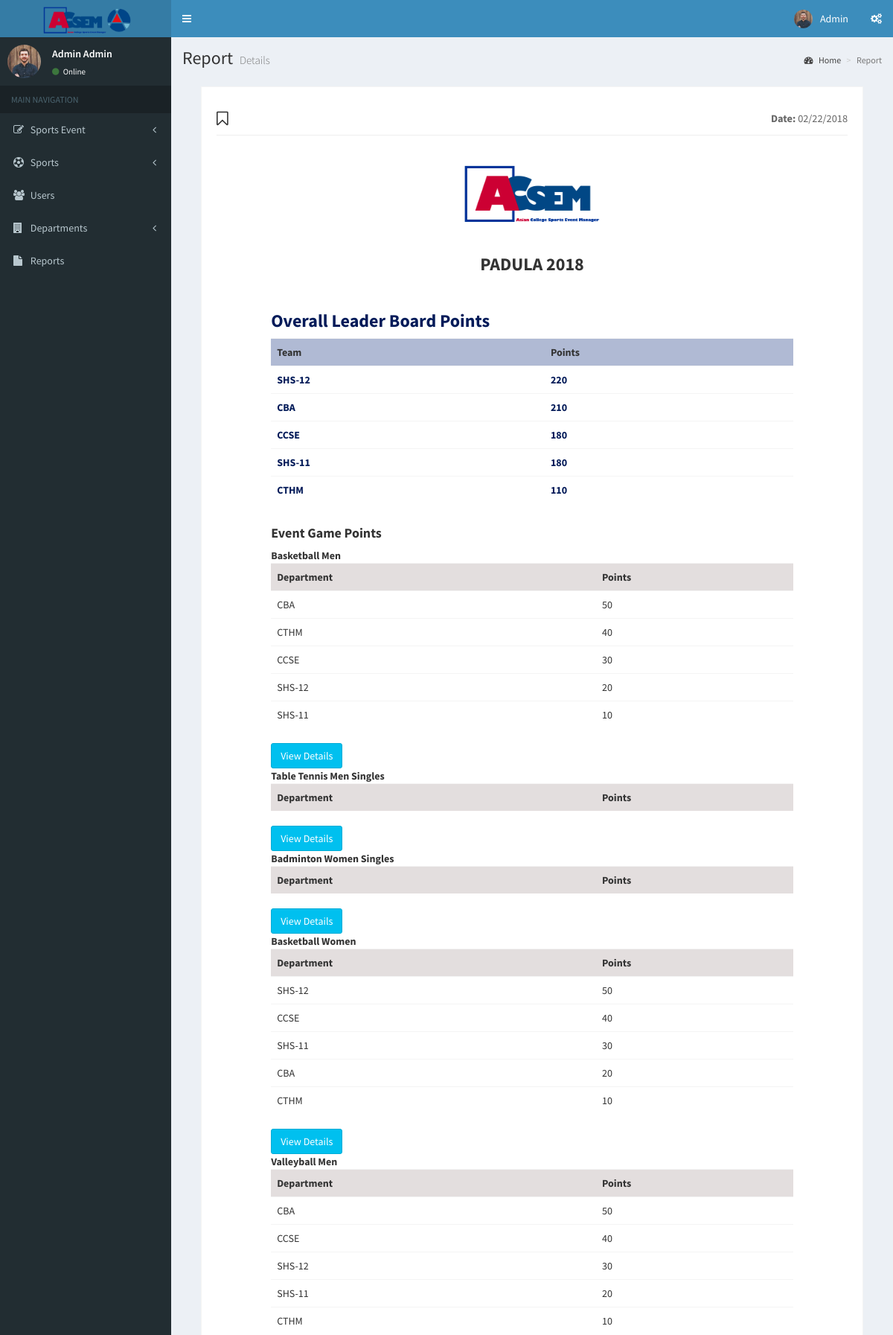
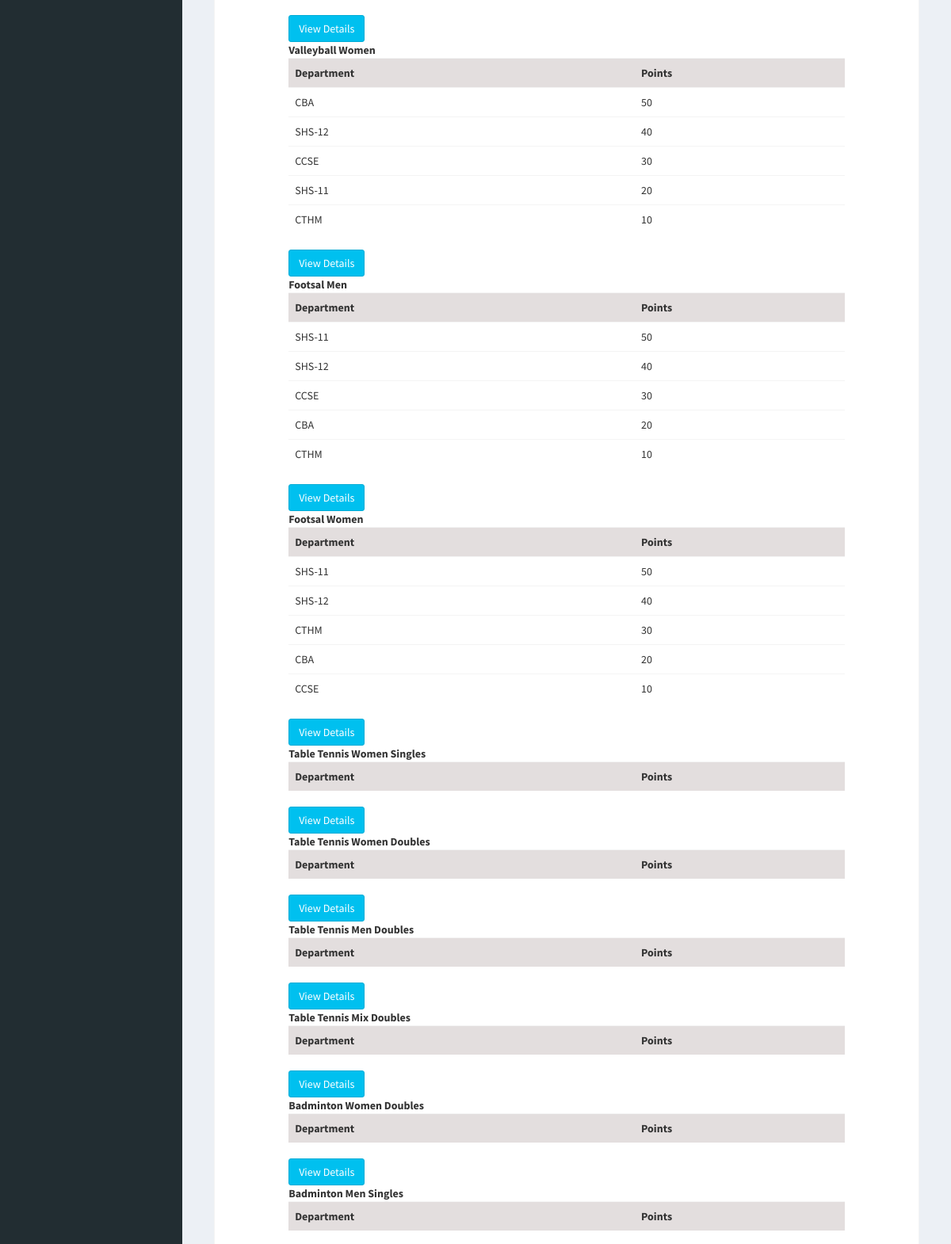
Screenshot of /ACSEM/pages/forms/ResultReport.php?id=1000-Event (signed in, upper part) with the database file from the repository (2 pictures, top to bottom).
### tables this page shows
CREATE TABLE `tbl_event` (
  `EventID` varchar(15) NOT NULL,
  `EventName` text NOT NULL,
  `EventDescription` text NOT NULL,
  `EventStart` text NOT NULL,
  `EventEnd` text NOT NULL,
  `Eventphoto` text NOT NULL
);

CREATE TABLE `tbl_sports` (
  `SportsID` varchar(15) NOT NULL,
  `SportsName` text NOT NULL,
  `SportsRules` text NOT NULL,
  `SportsCategory` text NOT NULL,
  `SportsType` text NOT NULL
);

CREATE TABLE `tbl_esports` (
  `EventID` varchar(15) NOT NULL,
  `SportsID` varchar(15) NOT NULL,
  `Elimination` text NOT NULL
);

CREATE TABLE `tbl_sportpoints` (
  `EventID` varchar(15) NOT NULL,
  `SportsID` varchar(15) NOT NULL,
  `Depcode` varchar(15) NOT NULL,
  `Points` int(15) NOT NULL
);

### ACSEM/conn/check2.php (called while the page is built, shortened)
<?php
  if(isset($_COOKIE['userid']) && $_COOKIE['userid'] != ''){
  $user = $_COOKIE['userid'];
  $user;
  }else if(isset($_SESSION['userid']) && $_SESSION['userid'] !=''){
  $user = $_SESSION['userid'];
  }else if(!isset($_COOKIE['userid']) && $_COOKIE['userid'] != ''){
      header("Location: ../../login.php");
  }else if(!isset($_SESSION['userid']) && $_SESSION['userid'] !=''){
      header("Location: ../../login.php");
  }
?>

### ACSEM/pages/forms/ResultReport.php (the view, shortened to what this page needs)
<?php
  include("../../conn/connection.php");
  include("../../conn/check2.php");
  $points = 0;
  $holder = 0;
  $finalpoints = array();
  $today = date("m/d/Y");
   $eventid = $_GET['id'];
  $query = "SELECT * FROM tbl_admin where AdminID = '$user'  " ;
  $result = mysqli_query($link, $query);
  while($row = mysqli_fetch_assoc($result))
       {
        $fname = $row['Afname'];
        $lname = $row ['Alname'];
        $Aphoto = $row['Aphoto'];
       }
  $query = "SELECT * FROM tbl_event WHERE EventID = '$eventid' ";
  $result = mysqli_query($link, $query);
    while($row = mysqli_fetch_assoc($result)){
          $eventname = $row['EventName'];
    }
?>
<!DOCTYPE html>
<html>
<head>
  <link rel="stylesheet" href="../../bootstrap/css/bootstrap.min.css">
  <link rel="stylesheet" href="https://cdnjs.cloudflare.com/ajax/libs/font-awesome/4.5.0/css/font-awesome.min.css">
  <link rel="stylesheet" href="https://cdnjs.cloudflare.com/ajax/libs/ionicons/2.0.1/css/ionicons.min.css">
  <link rel="stylesheet" href="../../plugins/daterangepicker/daterangepicker.css">
  <link rel="stylesheet" href="../../plugins/datepicker/datepicker3.css">
  <link rel="stylesheet" href="../../plugins/iCheck/all.css">
  <link rel="stylesheet" href="../../plugins/colorpicker/bootstrap-colorpicker.min.css">
  <link rel="stylesheet" href="../../plugins/timepicker/bootstrap-timepicker.min.css">
  <link rel="stylesheet" href="../../plugins/select2/select2.min.css">
  <link rel="stylesheet" href="../../dist/css/AdminLTE.min.css">
  <link rel="stylesheet" href="../../dist/css/skins/_all-skins.min.css">
</head>
<body class="hold-transition skin-blue sidebar-mini">
<div class="wrapper">
  <header class="main-header">
    <a href="../../starter.php" class="logo">
      <span class="logo-lg"><b><img src="../../images/Fiacsem.png" style="width:65%; height:5%;"></b></span>
    </a>
    <nav class="navbar navbar-static-top">
      <a href="#" class="sidebar-toggle" data-toggle="offcanvas" role="button">
      </a>
      <div class="navbar-custom-menu">
        <ul class="nav navbar-nav">
          <li class="dropdown user user-menu">
            <a href="#" class="dropdown-toggle" data-toggle="dropdown">
              <img src="upload/<?php echo $Aphoto; ?>" class="user-image" alt="User Image">
              <span class="hidden-xs"><?php echo $fname; ?></span>
            </a>
          </li>
          <li>
            <a href="#" data-toggle="control-sidebar"><i class="fa fa-gears"></i></a>
          </li>
        </ul>
      </div>
    </nav>
  </header>
  <aside class="main-sidebar">
    <section class="sidebar">
      <div class="user-panel">
        <div class="pull-left image">
         <img src="upload/<?php echo $Aphoto; ?>" class="img-circle" alt="User Image">
        </div>
        <div class="pull-left info">
          <p><?php echo $fname . " " . $lname ; ?></p>
          <a href="#"><i class="fa fa-circle text-success"></i> Online</a>
        </div>
      </div>
      <ul class="sidebar-menu">
        <li class="header">MAIN NAVIGATION</li>
        <li class="treeview">
          <a href="#"><i class="fa fa-edit"></i> <span>Sports Event</span>
            <span class="pull-right-container">
              <i class="fa fa-angle-left pull-right"></i>
            </span>
          </a>
        </li>
        <li class="treeview">
          <a href="#"><i class="fa fa-soccer-ball-o"></i> <span>Sports</span>
            <span class="pull-right-container">
              <i class="fa fa-angle-left pull-right"></i>
            </span>
          </a>
        </li>
        <li><a href="users.php"><i class="fa fa-users"></i> <span>Users</span></a></li>
        <li class="treeview">
          <a href="#"><i class="fa fa-building"></i> <span>Departments</span>
            <span class="pull-right-container">
              <i class="fa fa-angle-left pull-right"></i>
            </span>
          </a>
        </li>
        <li><a href="Report.php"><i class="fa fa-file"></i> <span>Reports</span></a></li>
      </ul>
    </section>
  </aside>
  <div class="content-wrapper">
    <section class="content-header">
      <h1>
        Report
        <small>Details</small>
      </h1>
      <ol class="breadcrumb">
        <li><a href="../../starter.html"><i class="fa fa-dashboard"></i> Home</a></li>
        <li class="active">Report</li>
      </ol>
    </section>
    <section class="content">
    <section class="invoice">
    <div class="row">
      <div class="col-xs-12">
        <h2 class="page-header">
          <i class="fa  fa-bookmark-o"></i>
          <small class="pull-right"><b>Date:</b> <?php echo $today?></small>
        </h2>
      </div>
    </div>
    <div class="row ">
        <div class="col-md-12 " align="center">
              <img src="upload/covers/ACSEM.png" style="hieght:20px;width:200px;">
              <h3><b><?php echo $eventname?></b></h3>
        </div>
    </div>
    <div class="row">
      <div class="col-md-10 col-md-push-1">
      <h3><b style="color:#031b59;">Overall Leader Board Points</b></h3>
      <table id="tableLeader" class="table"  >
                <tr>
                  <th bgcolor="#b0bad4">Team</th>
                  <th bgcolor="#b0bad4">Points</th>
                </tr>
                <?php
                    $query3 = "SELECT * FROM tbl_edepartments Where EventID = '$eventid'";
                    $result3 = mysqli_query($link, $query3);
                              while($row = mysqli_fetch_assoc($result3)){
                              $depid = $row['DepID'];
                                    $query4 = "SELECT * FROM tbl_departments Where DepID = '$depid'";
                                    $result4 = mysqli_query($link, $query4);
                                    while($row = mysqli_fetch_assoc($result4)){
                                           echo "<tr>";
                                           $depcode = $row['Depcode'];
                                    }
                                    $query4 = "SELECT * FROM tbl_sportpoints Where Depcode = '$depcode' And EventID = '$eventid'";
                                    $result4 = mysqli_query($link, $query4);
                                    while ($row = mysqli_fetch_assoc($result4)){
                                          $points = $points + $row['Points'];
                                          $holder = $points;
                                    }
                                     $points = 0;
                                     $finalpoints[$depcode] = $holder;
                                     $holder = 0;
                              }
                              arsort($finalpoints);
                              foreach($finalpoints as $x => $x_value) {
                                  echo "<tr>";
                                  echo "<td style="."color:#031b59;".">" ."<b>".$x."</b>". "</td>";
                                  echo "<td style="."color:#031b59;".">" ."<b>". $x_value ."</b>". "</td>";
                              }
            ?>
      </table>
      </div>
    </div>
    <div class="row">
      <div class="col-md-10 col-md-push-1">
      <h4><b>Event Game Points</b></h4>
      <?php
            $query3 = "SELECT * FROM tbl_esports Where EventID = '$eventid'";
            $result3 = mysqli_query($link, $query3);
            while($row = mysqli_fetch_assoc($result3)){
                $sportsid = $row['SportsID'];
                $query = "SELECT * FROM tbl_sports Where SportsID = '$sportsid'";
                $result = mysqli_query($link, $query);
                while($row = mysqli_fetch_assoc($result)){
                     echo "<b>" .$row['SportsName'] . "</b>" ;
                }
                  ?>
                  <table class="table" >
                  <tr>
                  <th bgcolor="#e3dede">Department</th>
                  <th bgcolor="#e3dede">Points</th>
                  </tr>
                  <?php
                      $query = "SELECT * FROM tbl_sportpoints WHERE EventID = '$eventid' AND SportsID = '$sportsid' ORDER BY Points DESC";
                      $result = mysqli_query($link, $query);
                      while($row = mysqli_fetch_assoc($result)){
                            echo "<tr>";
                            echo "<td>" . $row['Depcode'] . "</td>";
                            echo "<td>" . $row['Points'] . "</td>";
                      }
                  ?>
                  </table>
                  <a href="Freport.php?id=<?php echo $eventid ?>&id2=<?php echo $sportsid ?>"><button class="btn btn-info">View Details</button></a>
                  <?php
            }
      ?>
      </div>
    </div>
  </section>
    </section>
  </div>
</div>
</body>
</html>

### rows the page displays
tbl_event: EventName "PADULA 2018"
tbl_sports: SportsName "Basketball Men"
tbl_sportpoints: Depcode "CBA", Points "50"
tbl_sportpoints: Depcode "CTHM", Points "40"
tbl_sportpoints: Depcode "CCSE", Points "30"
tbl_sportpoints: Depcode "SHS-12", Points "20"
tbl_sportpoints: Depcode "SHS-11", Points "10"
tbl_sports: SportsName "Table Tennis Men Singles"
tbl_sports: SportsName "Badminton Women Singles"
tbl_sports: SportsName "Basketball Women"
tbl_sportpoints: Depcode "SHS-12", Points "50"
tbl_sportpoints: Depcode "CCSE", Points "40"
tbl_sportpoints: Depcode "SHS-11", Points "30"
tbl_sportpoints: Depcode "CBA", Points "20"
tbl_sportpoints: Depcode "CTHM", Points "10"
tbl_sports: SportsName "Valleyball Men"
tbl_sportpoints: Depcode "CBA", Points "50"
tbl_sportpoints: Depcode "CCSE", Points "40"
tbl_sportpoints: Depcode "SHS-12", Points "30"
tbl_sportpoints: Depcode "SHS-11", Points "20"
tbl_sportpoints: Depcode "CTHM", Points "10"
tbl_sports: SportsName "Valleyball Women"
tbl_sportpoints: Depcode "CBA", Points "50"
tbl_sportpoints: Depcode "SHS-12", Points "40"
tbl_sportpoints: Depcode "CCSE", Points "30"
tbl_sportpoints: Depcode "SHS-11", Points "20"
tbl_sportpoints: Depcode "CTHM", Points "10"
tbl_sports: SportsName "Footsal Men"
tbl_sportpoints: Depcode "SHS-11", Points "50"
tbl_sportpoints: Depcode "SHS-12", Points "40"
tbl_sportpoints: Depcode "CCSE", Points "30"
tbl_sportpoints: Depcode "CBA", Points "20"
tbl_sportpoints: Depcode "CTHM", Points "10"
tbl_sports: SportsName "Footsal Women"
tbl_sportpoints: Depcode "SHS-11", Points "50"
tbl_sportpoints: Depcode "SHS-12", Points "40"
tbl_sportpoints: Depcode "CTHM", Points "30"
tbl_sportpoints: Depcode "CBA", Points "20"
tbl_sportpoints: Depcode "CCSE", Points "10"
tbl_sports: SportsName "Table Tennis Women Singles"
tbl_sports: SportsName "Table Tennis Women Doubles"
tbl_sports: SportsName "Table Tennis Men Doubles"
tbl_sports: SportsName "Table Tennis Mix Doubles"
tbl_sports: SportsName "Badminton Women Doubles"
tbl_sports: SportsName "Badminton Men Singles"

### other values shown
$fname "Admin"
$lname "Admin"
$x "SHS-12"
$x_value "220"
$x "CBA"
$x_value "210"
$x "CCSE"
$x_value "180"
$x "SHS-11"
$x "CTHM"
$x_value "110"
